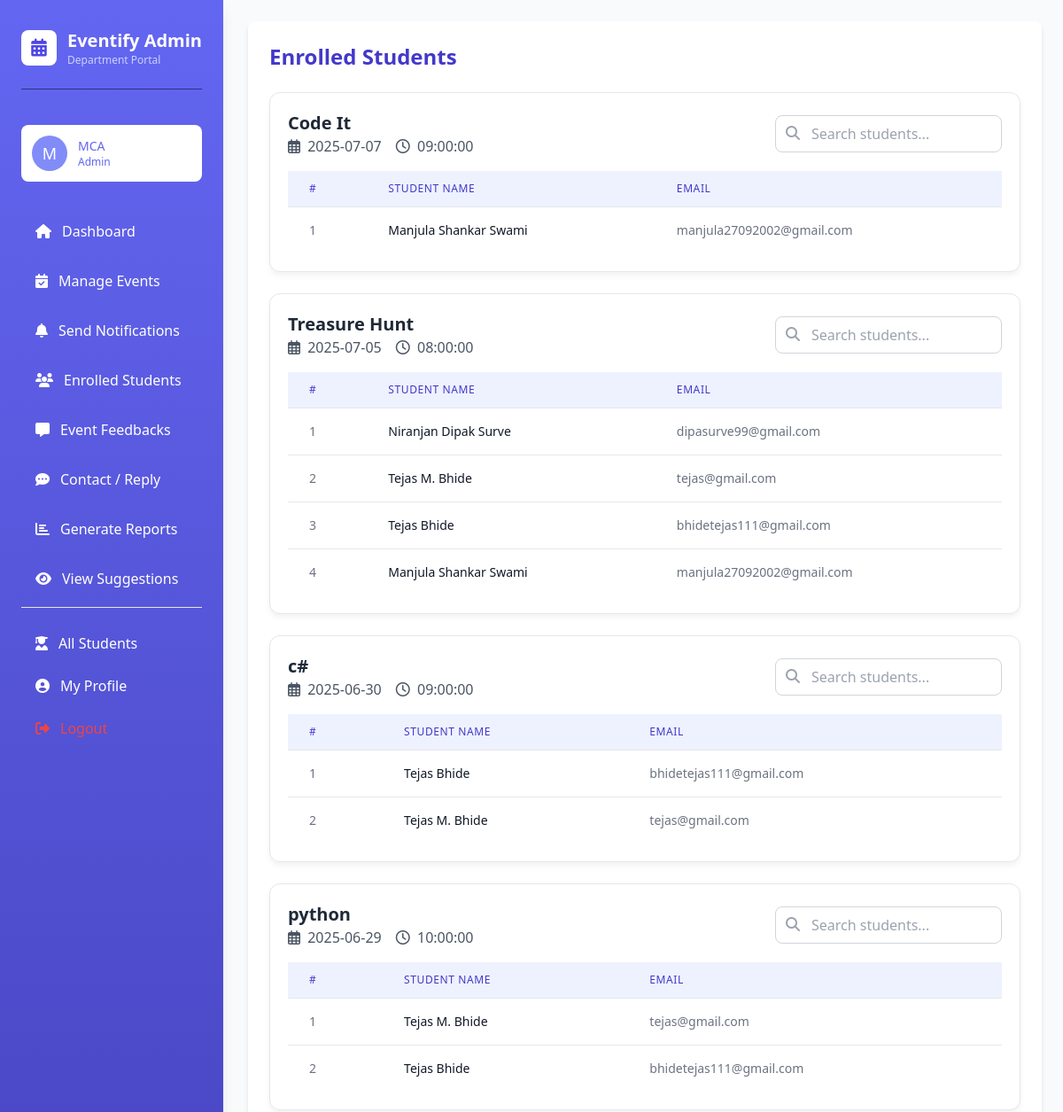
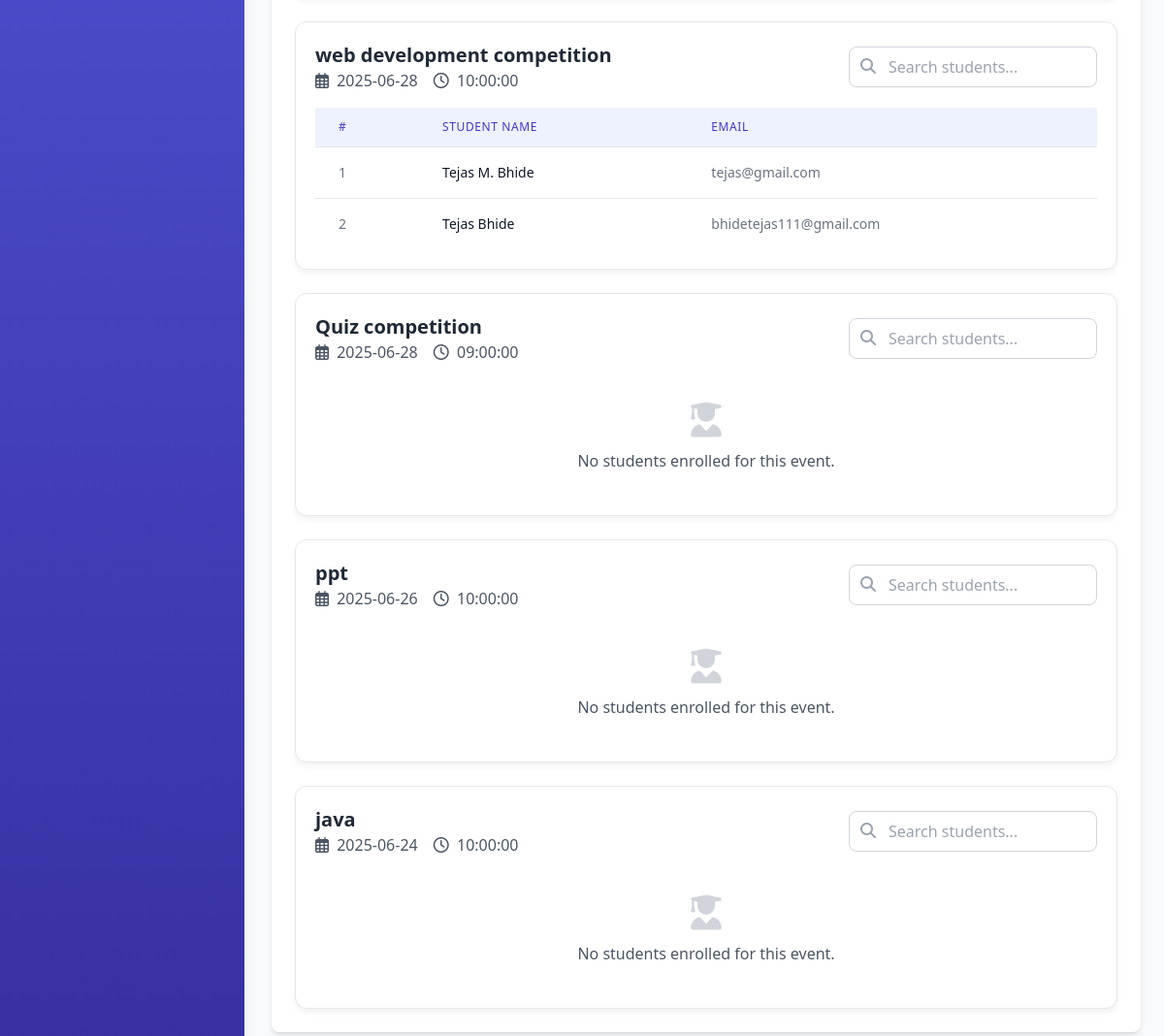
Screenshot of /department/enrolled_students.php (signed in) with the database file from the repository (2 pictures, top to bottom).
### tables this page shows
CREATE TABLE `events` (
  `event_id` int(11) NOT NULL,
  `event_title` varchar(150) NOT NULL,
  `event_description` text NOT NULL,
  `event_date` date NOT NULL,
  `event_time` time NOT NULL,
  `event_end_time` time NOT NULL,
  `max_participants` int(11) DEFAULT NULL,
  `enrollment_deadline` datetime DEFAULT NULL,
  `department_id` int(11) DEFAULT NULL,
  `created_at` timestamp NOT NULL DEFAULT current_timestamp(),
  `notified` tinyint(1) DEFAULT 0
);

CREATE TABLE `students` (
  `student_id` int(11) NOT NULL,
  `full_name` varchar(100) NOT NULL,
  `email` varchar(100) NOT NULL,
  `password` varchar(255) NOT NULL,
  `department_id` int(11) DEFAULT NULL,
  `created_at` timestamp NOT NULL DEFAULT current_timestamp()
);

### department/enrolled_students.php (the view, shortened to what this page needs)
<?php
require_once '../includes/db.php';
$department_id = $_SESSION['department_id'];
$eventsStmt = $pdo->prepare("SELECT * FROM events WHERE department_id = ? ORDER BY event_date DESC");
$eventsStmt->execute([$department_id]);
$events = $eventsStmt->fetchAll();
?>
<!DOCTYPE html>
<html lang="en">
<head>
  <script src="https://cdn.tailwindcss.com"></script>
  <link rel="stylesheet" href="https://cdnjs.cloudflare.com/ajax/libs/font-awesome/6.0.0/css/all.min.css">
</head>
<body class="bg-gray-50">
<div class="flex">
  <?php include 'sidebar.php'; ?>
  <main class="flex-1 md:ml-64 p-6 mt-16 md:mt-0">
    <div class="bg-white rounded-lg shadow-md p-6">
      <div class="flex justify-between items-center mb-6">
        <h1 class="text-2xl font-bold text-indigo-700">Enrolled Students</h1>
      </div>
      <?php if ($events): ?>
        <div class="space-y-6">
          <?php foreach ($events as $event): ?>
            <div class="event-card border border-gray-200 rounded-xl p-5 bg-white">
              <div class="flex flex-col md:flex-row md:justify-between md:items-center mb-4 gap-3">
                <div>
                  <h2 class="text-xl font-semibold text-gray-800">
                    <?= htmlspecialchars($event['event_title']) ?>
                  </h2>
                  <p class="text-gray-600">
                    <i class="far fa-calendar-alt mr-1"></i> <?= $event['event_date'] ?>
                    <i class="far fa-clock ml-3 mr-1"></i> <?= $event['event_time'] ?>
                  </p>
                </div>
                <div class="search-container relative w-full md:w-64">
                  <input
                    type="text"
                    placeholder="Search students..."
                    class="search-input w-full pl-10 pr-4 py-2 border border-gray-300 rounded-lg focus:outline-none focus:ring-2 focus:ring-indigo-200"
                    data-event-id="<?= $event['event_id'] ?>"
                    onkeyup="searchStudents(this)"
                  >
                  <i class="fas fa-search absolute left-3 top-3 text-gray-400"></i>
                </div>
              </div>
              <?php
              $studentsStmt = $pdo->prepare("
                SELECT s.full_name, s.email
                FROM event_enrollments ee
                JOIN students s ON ee.student_id = s.student_id
                WHERE ee.event_id = ?
              ");
              $studentsStmt->execute([$event['event_id']]);
              $students = $studentsStmt->fetchAll();
              ?>
              <div class="overflow-x-auto">
                <?php if ($students): ?>
                  <table class="min-w-full divide-y divide-gray-200">
                    <thead class="bg-indigo-50">
                      <tr>
                        <th class="px-6 py-3 text-left text-xs font-medium text-indigo-700 uppercase tracking-wider">#</th>
                        <th class="px-6 py-3 text-left text-xs font-medium text-indigo-700 uppercase tracking-wider">Student Name</th>
                        <th class="px-6 py-3 text-left text-xs font-medium text-indigo-700 uppercase tracking-wider">Email</th>
                      </tr>
                    </thead>
                    <tbody id="students-<?= $event['event_id'] ?>" class="bg-white divide-y divide-gray-200">
                      <?php $count = 1; foreach ($students as $stu): ?>
                        <tr class="student-row">
                          <td class="px-6 py-4 whitespace-nowrap text-sm text-gray-500"><?= $count++ ?></td>
                          <td class="px-6 py-4 whitespace-nowrap text-sm font-medium text-gray-900"><?= htmlspecialchars($stu['full_name']) ?></td>
                          <td class="px-6 py-4 whitespace-nowrap text-sm text-gray-500"><?= htmlspecialchars($stu['email']) ?></td>
                        </tr>
                      <?php endforeach; ?>
                    </tbody>
                  </table>
                <?php else: ?>
                  <div class="text-center py-6">
                    <i class="fas fa-user-graduate text-4xl text-gray-300 mb-3"></i>
                    <p class="text-gray-600">No students enrolled for this event.</p>
                  </div>
                <?php endif; ?>
              </div>
            </div>
          <?php endforeach; ?>
        </div>
      <?php endif; ?>
    </div>
  </main>
</div>
</body>
</html>

### department/enrolled_students.php (style rules this page uses)
.event-card { transition: all 0.3s ease; box-shadow: 0 4px 6px rgba(0, 0, 0, 0.05); }
.search-container { transition: all 0.3s ease; }

### rows the page displays
events: event_title "Code It", event_date "2025-07-07", event_time "09:00:00"
students: full_name "Manjula Shankar Swami", email "manjula27092002@gmail.com"
events: event_title "Treasure Hunt", event_date "2025-07-05", event_time "08:00:00"
students: full_name "Niranjan Dipak Surve", email "dipasurve99@gmail.com"
students: full_name "Tejas M. Bhide", email "tejas@gmail.com"
students: full_name "Tejas Bhide", email "bhidetejas111@gmail.com"
events: event_title "c#", event_date "2025-06-30", event_time "09:00:00"
events: event_title "python", event_date "2025-06-29", event_time "10:00:00"
events: event_title "web development competition", event_date "2025-06-28", event_time "10:00:00"
events: event_title "Quiz competition", event_date "2025-06-28", event_time "09:00:00", shows "No students enrolled for this event."
events: event_title "ppt", event_date "2025-06-26", event_time "10:00:00", shows "No students enrolled for this event."
events: event_title "java", event_date "2025-06-24", event_time "10:00:00", shows "No students enrolled for this event."

### other values shown
substr(htmlspecialchars($_SESSION['department_name']), 0, 1) "M"
$_SESSION['department_name'] "MCA"
